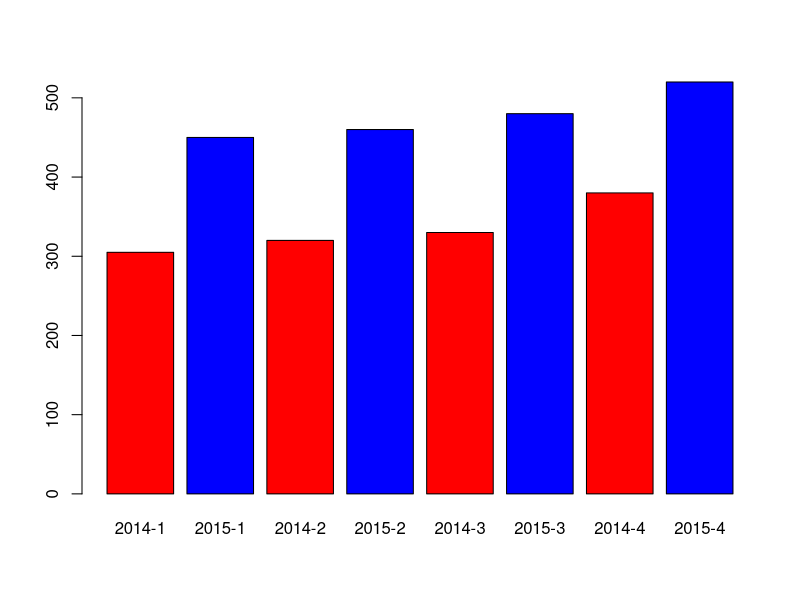
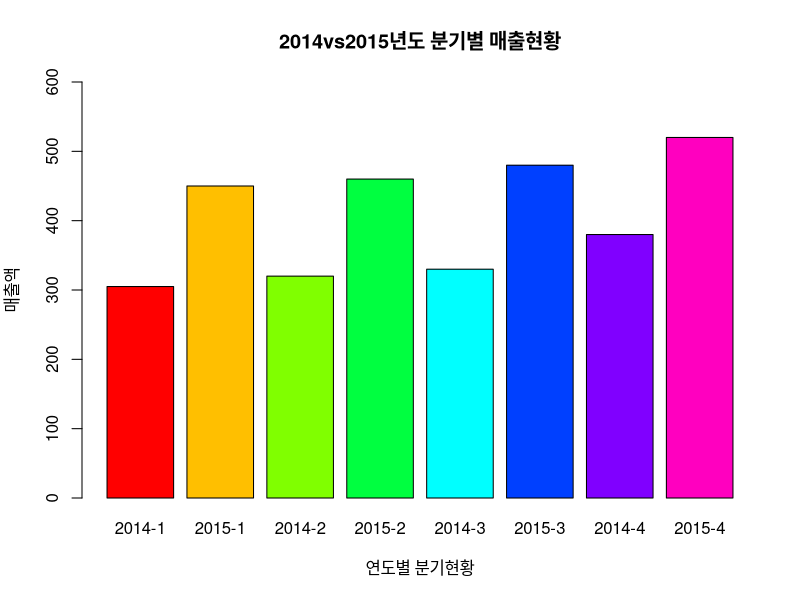
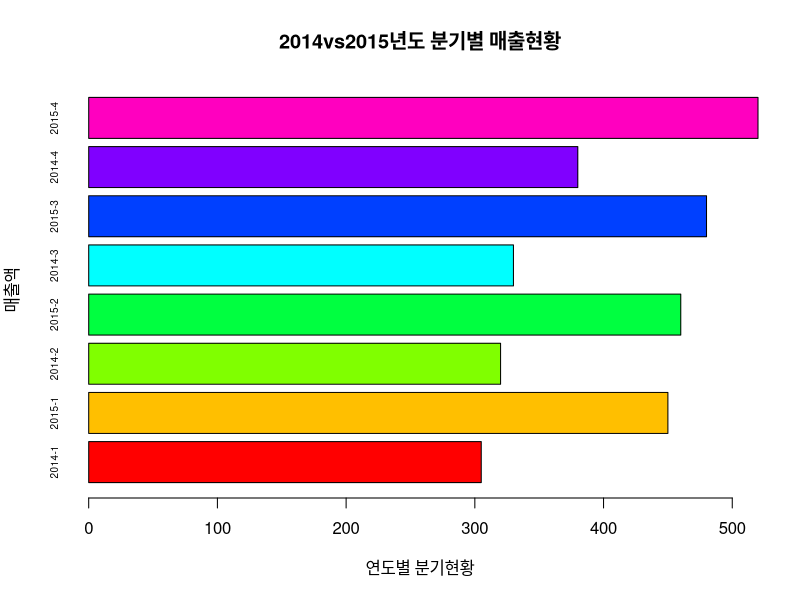
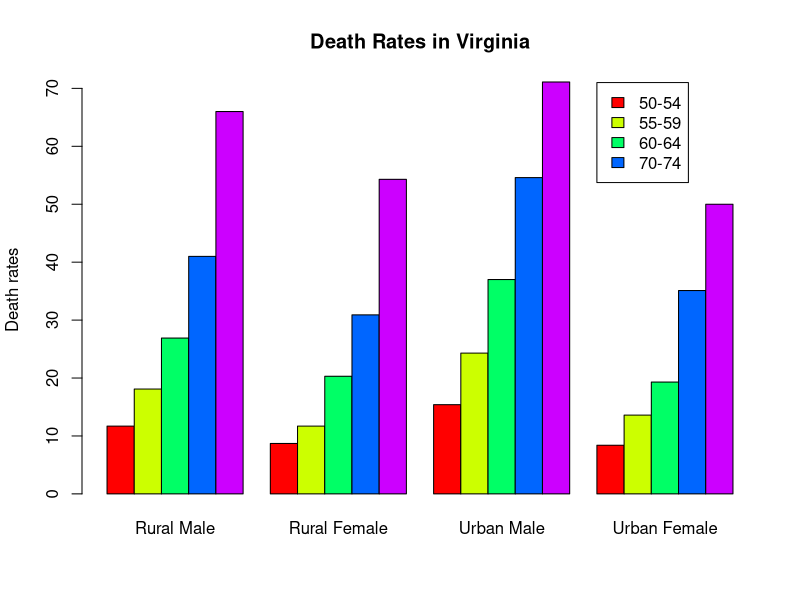
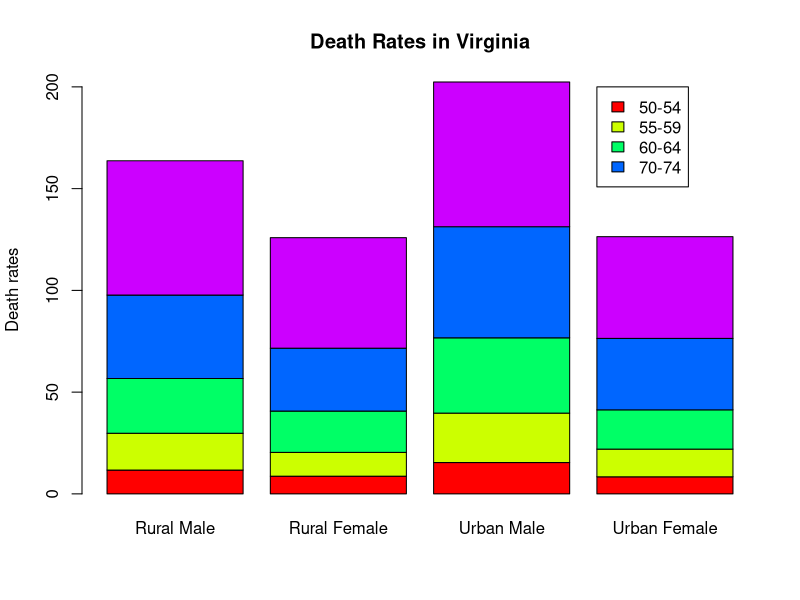
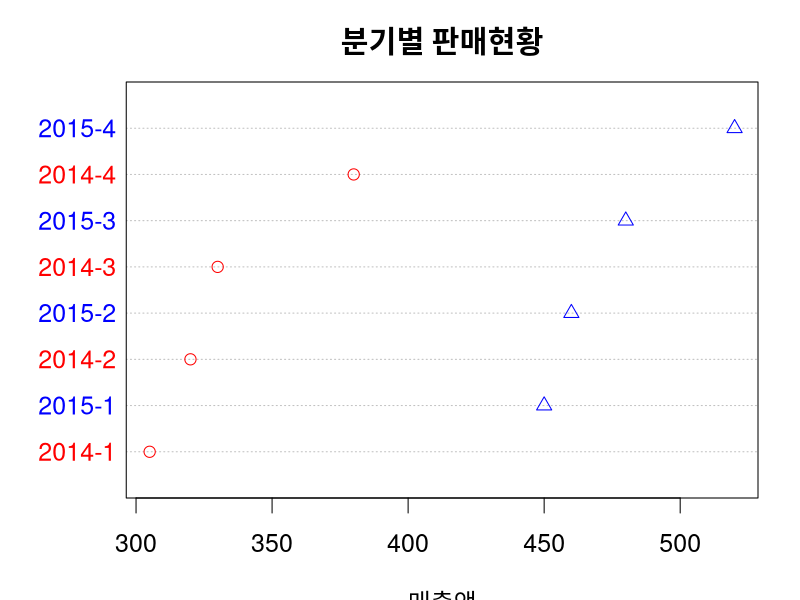
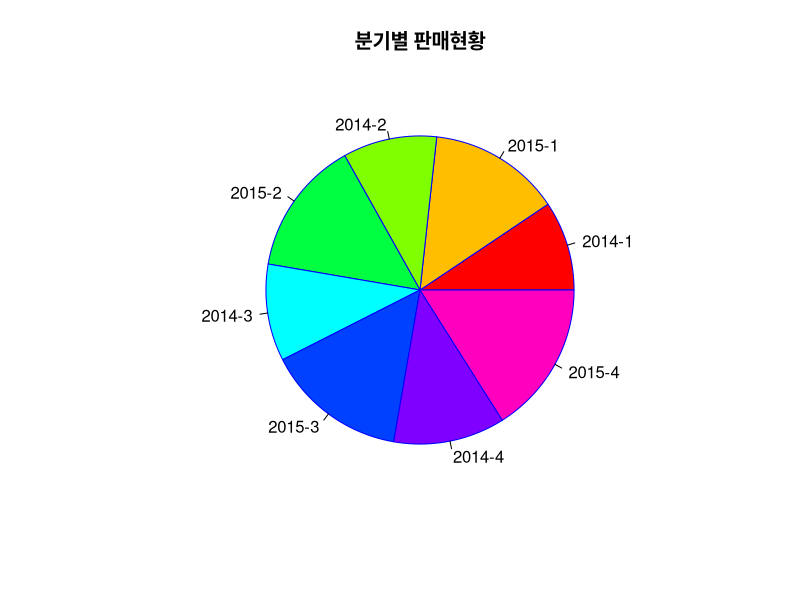
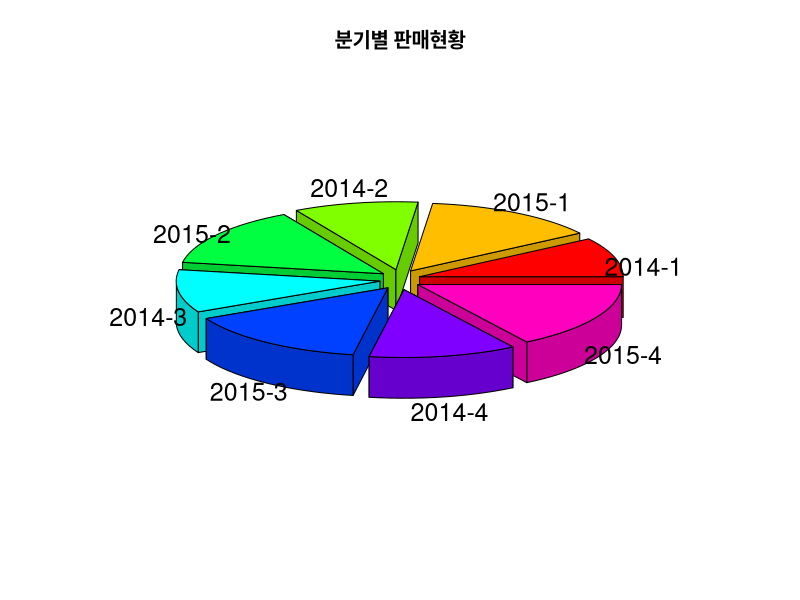

Generate these figures, in order, with R:
# Bar plot
chart_data<-c(305,450,320,460,330,480,380,520)
names(chart_data)<-c("2014-1","2015-1","2014-2","2015-2",
                    "2014-3","2015-3","2014-4","2015-4")
chart_data

#세로 (가로)Bar plot 그리기
?barplot
barplot(chart_data,col=c("red","blue"))
barplot(chart_data
        ,col=rainbow(8),ylab="매출액",xlab="연도별 분기현황",
        main="2014vs2015년도 분기별 매출현황",
        ylim=c(0,600))
barplot(chart_data, 
        horiz=T,
        ,col=rainbow(8),ylab="매출액",xlab="연도별 분기현황",
        main="2014vs2015년도 분기별 매출현황",
        Xlim=c(0,600),cex.names=0.6) #xlim 변경
# 개별 (누적) bar plot 그리기
data("VADeaths")
head(VADeaths) #Death rates in Virginia (1940)
class(VADeaths)

barplot(VADeaths,beside=T,col=rainbow(5),
        main="Death Rates in Virginia",ylab="Death rates")
legend(19,71,
       c("50-54","55-59","60-64","70-74"),
       fill=rainbow(5))

barplot(VADeaths,beside=F,col=rainbow(5),
        main="Death Rates in Virginia",ylab="Death rates")
legend(3.8,200,
       c("50-54","55-59","60-64","70-74"),
       fill=rainbow(5))

#Dot chart
chart_data
dotchart(chart_data,col=c("red","blue"),xlab="매출액",
         pch=1:2, cex=1.5,
         main="분기별 판매현황")

#pie chart
pie(chart_data,labels=names(chart_data),
    border='blue',col=rainbow(8))
title("분기별 판매현황")

#3D pie chart
install.packages("plotrix")
library(plotrix)
pie3D(chart_data,labels=names(chart_data),explode = 0.1,
      main="분기별 판매현황")

#Histogram
data("iris")
head(iris)
table(iris$Species)

summary(iris$Sepal.Length)
hist(iris$Sepal.Length,xlab="sepal length of iris",
     main="iris sepal length histogram",col="light green",
     breaks=10,xlim=c(min(iris$Sepal.Length)-0.5,max(iris$Sepal.Length)))

hist(iris$Sepal.Width,xlab="sepal Width of iris",freq=F, #freq 추가함
     main="iris sepal Width histogram",col="light green", 
     breaks=10,xlim=c(min(iris$Sepal.Width),max(iris$Sepal.Width)))

d<-density(iris$Sepal.Width)
class(d)
names(d)
head(d$x)
head(d$y)

#add density
lines(d,col="red")

#add normal distribution curve
x <-seq(2.0,4.5,0.1) #그래프 x축 범위 정도..?
length(x)
m<-mean(iris$Sepal.Width)
s<-sd(iris$Sepal.Width)
curve(dnorm(x,m,s),col="blue",add=T)
dnorm(x,m,s)

#box plot
VADeaths
boxplot(VADeaths,col="light blue")
cm<-colMeans(VADeaths)
points(1:4,cm,col="red",pch=16)






